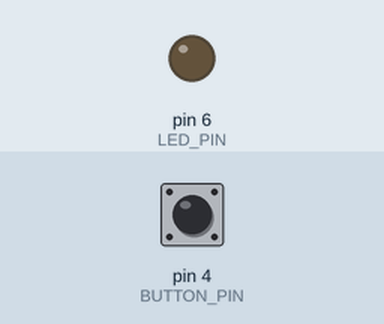
Simulated run of this sketch. Board: Arduino Uno, built with avr-gcc and run on an emulated ATmega328P. On the bench: output pins drawn as LEDs (lit = HIGH). The inputs (shaded band) are chosen by the test bench; at power-on: pin 4 (BUTTON_PIN) HIGH.

Above: at 1.2 s.
1.3 s: pin 4 (BUTTON_PIN) pulled LOW for 0.15 s
At 1.37 s:
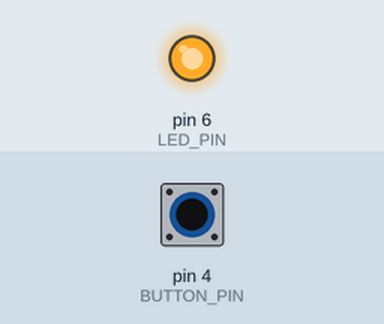
2.9 s: pin 4 (BUTTON_PIN) pulled LOW for 3.2 s
At 7.2 s:
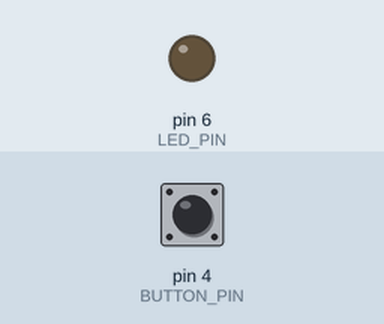
Timing chart, 0 to 8.7 s (numbered marks = the images above; inputs shaded):
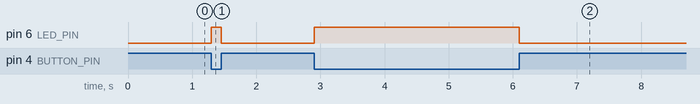

Measured:
- after the input at 1.3 s, pin 6 (LED_PIN): LOW → HIGH at once, → LOW 0.15 s later
- after the input at 2.9 s, pin 6 (LED_PIN): LOW → HIGH at once, → LOW 3.2 s later

The sketch:

ledbutton.ino
```cpp
// https://arduinogetstarted.com/tutorials/arduino-button-led
#define BUTTON_PIN 4
#define LED_PIN 6

void setup() {
  pinMode(LED_PIN, OUTPUT);
  pinMode(BUTTON_PIN, INPUT_PULLUP);
}

void loop() {
  digitalWrite(LED_PIN, digitalRead(BUTTON_PIN) == LOW ? HIGH : LOW);
}
```
